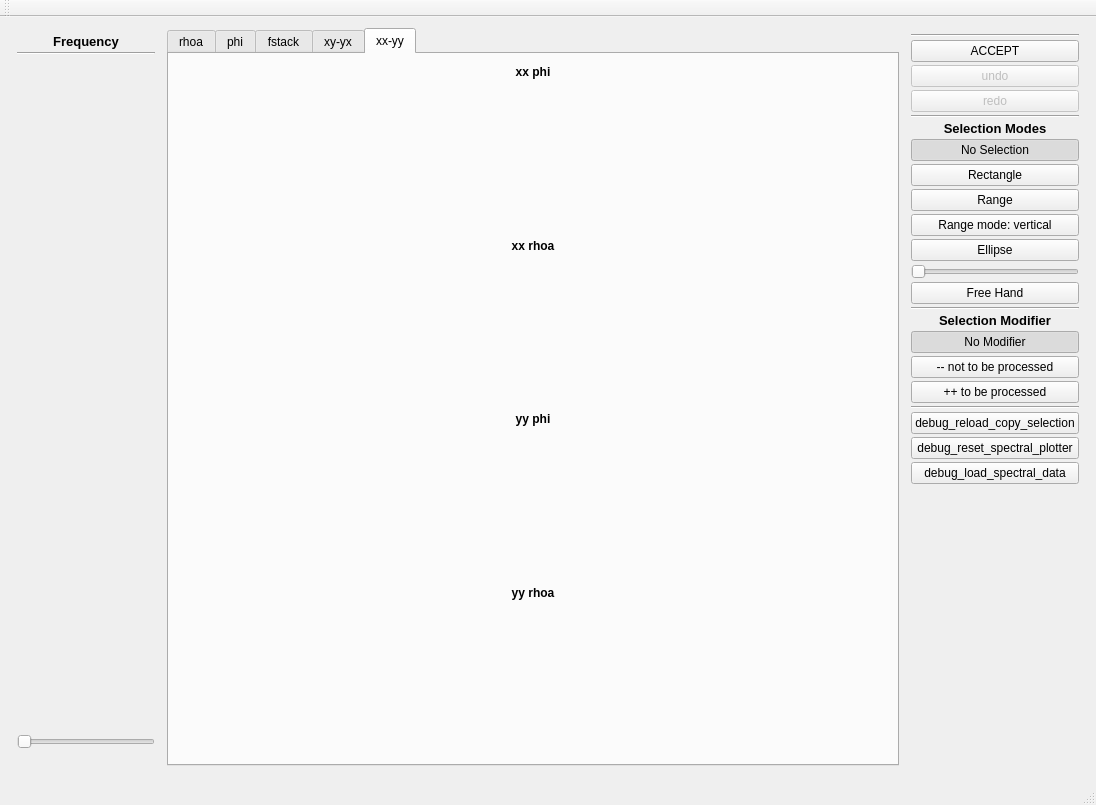
<?xml version="1.0" encoding="UTF-8"?>
<ui version="4.0">
 <class>spectra_plotter</class>
 <widget class="QMainWindow" name="spectra_plotter">
  <property name="geometry">
   <rect>
    <x>0</x>
    <y>0</y>
    <width>1096</width>
    <height>805</height>
   </rect>
  </property>
  <property name="windowTitle">
   <string>spectra_plotter</string>
  </property>
  <widget class="QWidget" name="centralWidget">
   <layout class="QVBoxLayout" name="verticalLayout">
    <item>
     <layout class="QGridLayout" name="gridLayout" rowstretch="0,0" columnstretch="1,4,1">
      <item row="0" column="1">
       <widget class="QTabWidget" name="tab_widget">
        <property name="sizePolicy">
         <sizepolicy hsizetype="Expanding" vsizetype="Expanding">
          <horstretch>0</horstretch>
          <verstretch>0</verstretch>
         </sizepolicy>
        </property>
        <property name="currentIndex">
         <number>4</number>
        </property>
        <widget class="QWidget" name="main_page_rhoa">
         <attribute name="title">
          <string>rhoa</string>
         </attribute>
         <layout class="QHBoxLayout" name="horizontalLayout_2">
          <item>
           <layout class="QGridLayout" name="main_page_rhoa_grid">
            <item row="0" column="1">
             <widget class="PlotWidget" name="plot_xy_rhoa" native="true"/>
            </item>
            <item row="0" column="0">
             <widget class="PlotWidget" name="plot_xx_rhoa" native="true"/>
            </item>
            <item row="1" column="0">
             <widget class="PlotWidget" name="plot_yx_rhoa" native="true"/>
            </item>
            <item row="1" column="1">
             <widget class="PlotWidget" name="plot_yy_rhoa" native="true"/>
            </item>
           </layout>
          </item>
         </layout>
        </widget>
        <widget class="QWidget" name="main_page_phi">
         <attribute name="title">
          <string>phi</string>
         </attribute>
         <layout class="QHBoxLayout" name="horizontalLayout_5">
          <item>
           <layout class="QGridLayout" name="main_page_phi_grid">
            <item row="1" column="0">
             <widget class="PlotWidget" name="plot_yx_phi" native="true"/>
            </item>
            <item row="0" column="1">
             <widget class="PlotWidget" name="plot_xy_phi" native="true"/>
            </item>
            <item row="1" column="1">
             <widget class="PlotWidget" name="plot_yy_phi" native="true"/>
            </item>
            <item row="0" column="0">
             <widget class="PlotWidget" name="plot_xx_phi" native="true"/>
            </item>
           </layout>
          </item>
         </layout>
        </widget>
        <widget class="QWidget" name="main_page_fstack">
         <attribute name="title">
          <string>fstack</string>
         </attribute>
         <layout class="QHBoxLayout" name="horizontalLayout">
          <item>
           <layout class="QGridLayout" name="main_page_fstack_grid">
            <item row="0" column="1">
             <widget class="PlotWidget" name="plot_xy_gauss" native="true">
              <property name="minimumSize">
               <size>
                <width>200</width>
                <height>200</height>
               </size>
              </property>
             </widget>
            </item>
            <item row="0" column="0">
             <widget class="PlotWidget" name="plot_xx_gauss" native="true">
              <property name="minimumSize">
               <size>
                <width>200</width>
                <height>200</height>
               </size>
              </property>
             </widget>
            </item>
            <item row="1" column="0">
             <widget class="PlotWidget" name="plot_yx_gauss" native="true">
              <property name="minimumSize">
               <size>
                <width>200</width>
                <height>200</height>
               </size>
              </property>
             </widget>
            </item>
            <item row="1" column="1">
             <widget class="PlotWidget" name="plot_yy_gauss" native="true">
              <property name="minimumSize">
               <size>
                <width>200</width>
                <height>200</height>
               </size>
              </property>
             </widget>
            </item>
           </layout>
          </item>
         </layout>
        </widget>
        <widget class="QWidget" name="main_page_xyyx">
         <attribute name="title">
          <string>xy-yx</string>
         </attribute>
         <layout class="QHBoxLayout" name="horizontalLayout_3">
          <item>
           <layout class="QVBoxLayout" name="main_page_xyyx_vert">
            <item>
             <widget class="QLabel" name="label_xy_time_phi">
              <property name="sizePolicy">
               <sizepolicy hsizetype="Minimum" vsizetype="Maximum">
                <horstretch>0</horstretch>
                <verstretch>0</verstretch>
               </sizepolicy>
              </property>
              <property name="font">
               <font>
                <pointsize>8</pointsize>
                <weight>75</weight>
                <bold>true</bold>
               </font>
              </property>
              <property name="text">
               <string>xy phi</string>
              </property>
              <property name="alignment">
               <set>Qt::AlignCenter</set>
              </property>
             </widget>
            </item>
            <item>
             <widget class="PlotWidget" name="plot_time_xy_phi" native="true"/>
            </item>
            <item>
             <widget class="QLabel" name="label_xy_time_rhoa">
              <property name="sizePolicy">
               <sizepolicy hsizetype="Minimum" vsizetype="Maximum">
                <horstretch>0</horstretch>
                <verstretch>0</verstretch>
               </sizepolicy>
              </property>
              <property name="font">
               <font>
                <pointsize>8</pointsize>
                <weight>75</weight>
                <bold>true</bold>
               </font>
              </property>
              <property name="text">
               <string>xy rhoa</string>
              </property>
              <property name="alignment">
               <set>Qt::AlignCenter</set>
              </property>
             </widget>
            </item>
            <item>
             <widget class="PlotWidget" name="plot_time_xy_rhoa" native="true"/>
            </item>
            <item>
             <widget class="QLabel" name="label_yx_time_phi">
              <property name="sizePolicy">
               <sizepolicy hsizetype="Minimum" vsizetype="Maximum">
                <horstretch>0</horstretch>
                <verstretch>0</verstretch>
               </sizepolicy>
              </property>
              <property name="font">
               <font>
                <pointsize>8</pointsize>
                <weight>75</weight>
                <bold>true</bold>
               </font>
              </property>
              <property name="text">
               <string>yx phi</string>
              </property>
              <property name="alignment">
               <set>Qt::AlignCenter</set>
              </property>
             </widget>
            </item>
            <item>
             <widget class="PlotWidget" name="plot_time_yx_phi" native="true"/>
            </item>
            <item>
             <widget class="QLabel" name="label_yx_time_rhoa">
              <property name="sizePolicy">
               <sizepolicy hsizetype="Minimum" vsizetype="Maximum">
                <horstretch>0</horstretch>
                <verstretch>0</verstretch>
               </sizepolicy>
              </property>
              <property name="font">
               <font>
                <pointsize>8</pointsize>
                <weight>75</weight>
                <bold>true</bold>
               </font>
              </property>
              <property name="text">
               <string>yx rhoa</string>
              </property>
              <property name="alignment">
               <set>Qt::AlignCenter</set>
              </property>
             </widget>
            </item>
            <item>
             <widget class="PlotWidget" name="plot_time_yx_rhoa" native="true"/>
            </item>
           </layout>
          </item>
         </layout>
        </widget>
        <widget class="QWidget" name="main_page_xxyy">
         <attribute name="title">
          <string>xx-yy</string>
         </attribute>
         <layout class="QHBoxLayout" name="horizontalLayout_4">
          <item>
           <layout class="QVBoxLayout" name="main_page_xxyy_vert">
            <item>
             <widget class="QLabel" name="label_xx_time_phi">
              <property name="sizePolicy">
               <sizepolicy hsizetype="Minimum" vsizetype="Maximum">
                <horstretch>0</horstretch>
                <verstretch>0</verstretch>
               </sizepolicy>
              </property>
              <property name="font">
               <font>
                <weight>75</weight>
                <bold>true</bold>
               </font>
              </property>
              <property name="text">
               <string>xx phi</string>
              </property>
              <property name="alignment">
               <set>Qt::AlignCenter</set>
              </property>
             </widget>
            </item>
            <item>
             <widget class="PlotWidget" name="plot_time_xx_phi" native="true"/>
            </item>
            <item>
             <widget class="QLabel" name="label_xx_time_rhoa">
              <property name="sizePolicy">
               <sizepolicy hsizetype="Minimum" vsizetype="Maximum">
                <horstretch>0</horstretch>
                <verstretch>0</verstretch>
               </sizepolicy>
              </property>
              <property name="font">
               <font>
                <weight>75</weight>
                <bold>true</bold>
               </font>
              </property>
              <property name="text">
               <string>xx rhoa</string>
              </property>
              <property name="alignment">
               <set>Qt::AlignCenter</set>
              </property>
             </widget>
            </item>
            <item>
             <widget class="PlotWidget" name="plot_time_xx_rhoa" native="true"/>
            </item>
            <item>
             <widget class="QLabel" name="label_yy_time_phi">
              <property name="sizePolicy">
               <sizepolicy hsizetype="Minimum" vsizetype="Maximum">
                <horstretch>0</horstretch>
                <verstretch>0</verstretch>
               </sizepolicy>
              </property>
              <property name="font">
               <font>
                <weight>75</weight>
                <bold>true</bold>
               </font>
              </property>
              <property name="text">
               <string>yy phi</string>
              </property>
              <property name="alignment">
               <set>Qt::AlignCenter</set>
              </property>
             </widget>
            </item>
            <item>
             <widget class="PlotWidget" name="plot_time_yy_phi" native="true"/>
            </item>
            <item>
             <widget class="QLabel" name="label_yy_time_rhoa">
              <property name="sizePolicy">
               <sizepolicy hsizetype="Minimum" vsizetype="Maximum">
                <horstretch>0</horstretch>
                <verstretch>0</verstretch>
               </sizepolicy>
              </property>
              <property name="font">
               <font>
                <weight>75</weight>
                <bold>true</bold>
               </font>
              </property>
              <property name="text">
               <string>yy rhoa</string>
              </property>
              <property name="alignment">
               <set>Qt::AlignCenter</set>
              </property>
             </widget>
            </item>
            <item>
             <widget class="PlotWidget" name="plot_time_yy_rhoa" native="true"/>
            </item>
           </layout>
          </item>
         </layout>
        </widget>
       </widget>
      </item>
      <item row="0" column="2" rowspan="2">
       <widget class="QWidget" name="usermenu_right" native="true">
        <property name="minimumSize">
         <size>
          <width>180</width>
          <height>0</height>
         </size>
        </property>
        <property name="maximumSize">
         <size>
          <width>180</width>
          <height>16777215</height>
         </size>
        </property>
        <layout class="QVBoxLayout" name="verticalLayout_3">
         <property name="spacing">
          <number>3</number>
         </property>
         <property name="leftMargin">
          <number>6</number>
         </property>
         <property name="topMargin">
          <number>6</number>
         </property>
         <property name="rightMargin">
          <number>6</number>
         </property>
         <property name="bottomMargin">
          <number>6</number>
         </property>
         <item>
          <widget class="Line" name="line_right_1">
           <property name="orientation">
            <enum>Qt::Horizontal</enum>
           </property>
          </widget>
         </item>
         <item>
          <widget class="QPushButton" name="button_process">
           <property name="text">
            <string>ACCEPT</string>
           </property>
          </widget>
         </item>
         <item>
          <widget class="QPushButton" name="button_undo">
           <property name="enabled">
            <bool>false</bool>
           </property>
           <property name="text">
            <string>undo</string>
           </property>
          </widget>
         </item>
         <item>
          <widget class="QPushButton" name="button_redo">
           <property name="enabled">
            <bool>false</bool>
           </property>
           <property name="text">
            <string>redo</string>
           </property>
          </widget>
         </item>
         <item>
          <widget class="Line" name="line_right_2">
           <property name="orientation">
            <enum>Qt::Horizontal</enum>
           </property>
          </widget>
         </item>
         <item>
          <widget class="QLabel" name="label_modes">
           <property name="font">
            <font>
             <pointsize>10</pointsize>
             <weight>75</weight>
             <bold>true</bold>
            </font>
           </property>
           <property name="text">
            <string>Selection Modes</string>
           </property>
           <property name="alignment">
            <set>Qt::AlignCenter</set>
           </property>
          </widget>
         </item>
         <item>
          <widget class="QPushButton" name="button_selection_type_none">
           <property name="text">
            <string>No Selection</string>
           </property>
           <property name="checkable">
            <bool>true</bool>
           </property>
           <property name="checked">
            <bool>true</bool>
           </property>
           <attribute name="buttonGroup">
            <string notr="true">button_group_sel_types</string>
           </attribute>
          </widget>
         </item>
         <item>
          <widget class="QPushButton" name="button_selection_type_rectangle">
           <property name="text">
            <string>Rectangle</string>
           </property>
           <property name="checkable">
            <bool>true</bool>
           </property>
           <attribute name="buttonGroup">
            <string notr="true">button_group_sel_types</string>
           </attribute>
          </widget>
         </item>
         <item>
          <widget class="QPushButton" name="button_selection_type_range">
           <property name="text">
            <string>Range</string>
           </property>
           <property name="checkable">
            <bool>true</bool>
           </property>
           <attribute name="buttonGroup">
            <string notr="true">button_group_sel_types</string>
           </attribute>
          </widget>
         </item>
         <item>
          <widget class="QPushButton" name="button_selection_range_orientation">
           <property name="text">
            <string>Range mode: vertical</string>
           </property>
          </widget>
         </item>
         <item>
          <widget class="QPushButton" name="button_selection_type_brush">
           <property name="text">
            <string>Ellipse</string>
           </property>
           <property name="checkable">
            <bool>true</bool>
           </property>
           <attribute name="buttonGroup">
            <string notr="true">button_group_sel_types</string>
           </attribute>
          </widget>
         </item>
         <item>
          <widget class="QSlider" name="slider_circle_radius">
           <property name="minimum">
            <number>3</number>
           </property>
           <property name="maximum">
            <number>40</number>
           </property>
           <property name="orientation">
            <enum>Qt::Horizontal</enum>
           </property>
          </widget>
         </item>
         <item>
          <widget class="QPushButton" name="button_selection_type_freehand">
           <property name="text">
            <string>Free Hand</string>
           </property>
           <property name="checkable">
            <bool>true</bool>
           </property>
           <attribute name="buttonGroup">
            <string notr="true">button_group_sel_types</string>
           </attribute>
          </widget>
         </item>
         <item>
          <widget class="Line" name="line_right_3">
           <property name="orientation">
            <enum>Qt::Horizontal</enum>
           </property>
          </widget>
         </item>
         <item>
          <widget class="QLabel" name="label_modifier">
           <property name="font">
            <font>
             <pointsize>10</pointsize>
             <weight>75</weight>
             <bold>true</bold>
            </font>
           </property>
           <property name="text">
            <string>Selection Modifier</string>
           </property>
           <property name="alignment">
            <set>Qt::AlignCenter</set>
           </property>
          </widget>
         </item>
         <item>
          <widget class="QPushButton" name="button_selection_mod_none">
           <property name="text">
            <string>No Modifier</string>
           </property>
           <property name="checkable">
            <bool>true</bool>
           </property>
           <property name="checked">
            <bool>true</bool>
           </property>
           <attribute name="buttonGroup">
            <string notr="true">button_group_sel_modifier</string>
           </attribute>
          </widget>
         </item>
         <item>
          <widget class="QPushButton" name="button_selection_mod_add">
           <property name="text">
            <string>-- not to be processed</string>
           </property>
           <property name="checkable">
            <bool>true</bool>
           </property>
           <attribute name="buttonGroup">
            <string notr="true">button_group_sel_modifier</string>
           </attribute>
          </widget>
         </item>
         <item>
          <widget class="QPushButton" name="button_selection_mod_remove">
           <property name="text">
            <string>++ to be processed</string>
           </property>
           <property name="checkable">
            <bool>true</bool>
           </property>
           <attribute name="buttonGroup">
            <string notr="true">button_group_sel_modifier</string>
           </attribute>
          </widget>
         </item>
         <item>
          <widget class="Line" name="line_right_4">
           <property name="orientation">
            <enum>Qt::Horizontal</enum>
           </property>
          </widget>
         </item>
         <item>
          <widget class="QPushButton" name="button_debug_reload">
           <property name="text">
            <string>debug_reload_copy_selection</string>
           </property>
          </widget>
         </item>
         <item>
          <widget class="QPushButton" name="button_debug_reset">
           <property name="text">
            <string>debug_reset_spectral_plotter</string>
           </property>
          </widget>
         </item>
         <item>
          <widget class="QPushButton" name="button_debug_load_data">
           <property name="text">
            <string>debug_load_spectral_data</string>
           </property>
          </widget>
         </item>
         <item>
          <spacer name="spacer_right">
           <property name="orientation">
            <enum>Qt::Vertical</enum>
           </property>
           <property name="sizeHint" stdset="0">
            <size>
             <width>20</width>
             <height>40</height>
            </size>
           </property>
          </spacer>
         </item>
        </layout>
       </widget>
      </item>
      <item row="0" column="0" rowspan="2">
       <widget class="QWidget" name="usermenu_left_top" native="true">
        <property name="sizePolicy">
         <sizepolicy hsizetype="Minimum" vsizetype="Preferred">
          <horstretch>0</horstretch>
          <verstretch>0</verstretch>
         </sizepolicy>
        </property>
        <property name="maximumSize">
         <size>
          <width>150</width>
          <height>16777215</height>
         </size>
        </property>
        <layout class="QVBoxLayout" name="verticalLayout_2">
         <property name="spacing">
          <number>3</number>
         </property>
         <property name="leftMargin">
          <number>6</number>
         </property>
         <property name="topMargin">
          <number>6</number>
         </property>
         <property name="rightMargin">
          <number>6</number>
         </property>
         <property name="bottomMargin">
          <number>6</number>
         </property>
         <item>
          <widget class="QLabel" name="label">
           <property name="sizePolicy">
            <sizepolicy hsizetype="Minimum" vsizetype="Preferred">
             <horstretch>0</horstretch>
             <verstretch>0</verstretch>
            </sizepolicy>
           </property>
           <property name="font">
            <font>
             <pointsize>10</pointsize>
             <weight>75</weight>
             <bold>true</bold>
            </font>
           </property>
           <property name="text">
            <string>Frequency</string>
           </property>
           <property name="alignment">
            <set>Qt::AlignCenter</set>
           </property>
          </widget>
         </item>
         <item>
          <widget class="Line" name="line">
           <property name="orientation">
            <enum>Qt::Horizontal</enum>
           </property>
          </widget>
         </item>
         <item>
          <widget class="QScrollArea" name="scrollArea">
           <property name="sizePolicy">
            <sizepolicy hsizetype="Expanding" vsizetype="Expanding">
             <horstretch>0</horstretch>
             <verstretch>0</verstretch>
            </sizepolicy>
           </property>
           <property name="minimumSize">
            <size>
             <width>0</width>
             <height>0</height>
            </size>
           </property>
           <property name="frameShape">
            <enum>QFrame::NoFrame</enum>
           </property>
           <property name="lineWidth">
            <number>0</number>
           </property>
           <property name="horizontalScrollBarPolicy">
            <enum>Qt::ScrollBarAlwaysOff</enum>
           </property>
           <property name="widgetResizable">
            <bool>true</bool>
           </property>
           <widget class="QWidget" name="usermenu_left">
            <property name="geometry">
             <rect>
              <x>0</x>
              <y>0</y>
              <width>138</width>
              <height>629</height>
             </rect>
            </property>
            <property name="sizePolicy">
             <sizepolicy hsizetype="Minimum" vsizetype="Expanding">
              <horstretch>0</horstretch>
              <verstretch>0</verstretch>
             </sizepolicy>
            </property>
            <layout class="QVBoxLayout" name="verticalLayout_4">
             <item>
              <spacer name="spacer_left">
               <property name="orientation">
                <enum>Qt::Vertical</enum>
               </property>
               <property name="sizeHint" stdset="0">
                <size>
                 <width>20</width>
                 <height>40</height>
                </size>
               </property>
              </spacer>
             </item>
            </layout>
           </widget>
          </widget>
         </item>
         <item>
          <widget class="QSlider" name="slider_frequency">
           <property name="enabled">
            <bool>false</bool>
           </property>
           <property name="sizePolicy">
            <sizepolicy hsizetype="Minimum" vsizetype="Fixed">
             <horstretch>0</horstretch>
             <verstretch>0</verstretch>
            </sizepolicy>
           </property>
           <property name="orientation">
            <enum>Qt::Horizontal</enum>
           </property>
          </widget>
         </item>
         <item>
          <widget class="QLabel" name="label_current_freq">
           <property name="sizePolicy">
            <sizepolicy hsizetype="Minimum" vsizetype="Preferred">
             <horstretch>0</horstretch>
             <verstretch>0</verstretch>
            </sizepolicy>
           </property>
           <property name="text">
            <string>&lt;frequency&gt;</string>
           </property>
           <property name="alignment">
            <set>Qt::AlignCenter</set>
           </property>
          </widget>
         </item>
        </layout>
       </widget>
      </item>
     </layout>
    </item>
   </layout>
  </widget>
  <widget class="QMenuBar" name="menuBar">
   <property name="geometry">
    <rect>
     <x>0</x>
     <y>0</y>
     <width>1096</width>
     <height>34</height>
    </rect>
   </property>
  </widget>
  <widget class="QToolBar" name="mainToolBar">
   <attribute name="toolBarArea">
    <enum>TopToolBarArea</enum>
   </attribute>
   <attribute name="toolBarBreak">
    <bool>false</bool>
   </attribute>
  </widget>
  <widget class="QStatusBar" name="statusBar"/>
 </widget>
 <layoutdefault spacing="6" margin="11"/>
 <customwidgets>
  <customwidget>
   <class>PlotWidget</class>
   <extends>QWidget</extends>
   <header location="global">plotwidget.h</header>
   <container>1</container>
   <slots>
    <slot>setSelectionBrushRadius(int)</slot>
   </slots>
  </customwidget>
 </customwidgets>
 <resources/>
 <connections/>
 <slots>
  <slot>on_button_toggle_xx_yy(bool)</slot>
  <slot>on_button_toggle_xy_yx(bool)</slot>
  <slot>on_button_test_left_1_clicked()</slot>
  <slot>on_button_toggle_selectionmode(bool)</slot>
  <slot>on_button_test_left_2_clicked()</slot>
  <slot>on_button_test_toggle_brush_clicked(bool)</slot>
  <slot>on_button_test_process_clicked()</slot>
  <slot>onButtonTestLeftMenuClicked()</slot>
  <slot>onSelectionButtonToggled(QAbstractButton*,bool)</slot>
  <slot>onCheckBoxScrollbarsVisibleToggled(bool)</slot>
  <slot>onScrollbarValueChanged(int)</slot>
  <slot>onScrollbarLockToggled(bool)</slot>
  <slot>onYZoomButtonToggled(bool)</slot>
  <slot>onButtonZoomFitClicked()</slot>
 </slots>
 <buttongroups>
  <buttongroup name="button_group_sel_types"/>
  <buttongroup name="button_group_sel_modifier"/>
 </buttongroups>
</ui>
